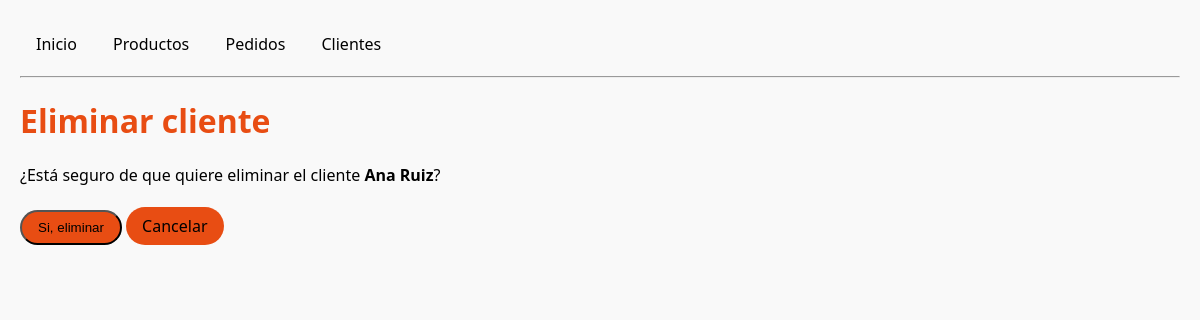
Page /clientes/1/eliminar/ on the earlier database version.
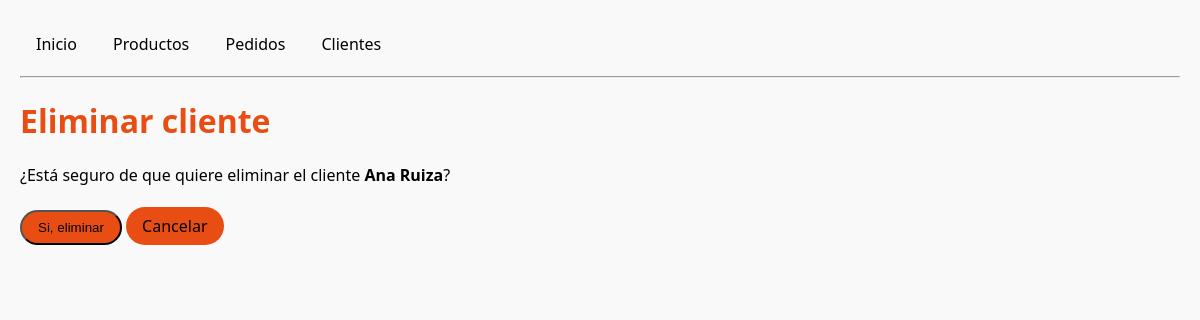
Same page on the later database version.
### tienda/models.py (models this page shows, shortened)
class Cliente(models.Model):
    nombre = models.CharField(max_length=100)
    email = models.EmailField(unique=True)
    fecha_regitro = models.DateTimeField(auto_now_add=True)
    activo = models.BooleanField(default=True)

### tienda/views.py (the view)
# urls.py: path("clientes/<int:pk>/eliminar/", views.eliminar_cliente, name="eliminar_cliente"),
def eliminar_cliente(request, pk):
    cliente = get_object_or_404(Cliente, pk=pk)
    if request.method == "POST":
        cliente.delete()
        return redirect("tienda:lista_clientes")
    return render(request, "tienda/eliminar_cliente.html", {"cliente": cliente})

### tienda/templates/tienda/eliminar_cliente.html (shortened to what this page needs)
{% extends "tienda/base.html" %}
{% block content %}
<h1>Eliminar cliente</h1>
<p>¿Está seguro de que quiere eliminar el cliente <strong>{{ cliente.nombre }}</strong>?</p>
<form method="post">
    <button type="submit" class="btn primary">Si, eliminar</button>
    <a href="{% url 'tienda:detalle_cliente' cliente.pk %}" class="btn primary">Cancelar</a>
</form>
{% endblock %}

Differences in the rows shown:
changed Cliente: nombre "Ana Ruiz" → "Ana Ruiza"
